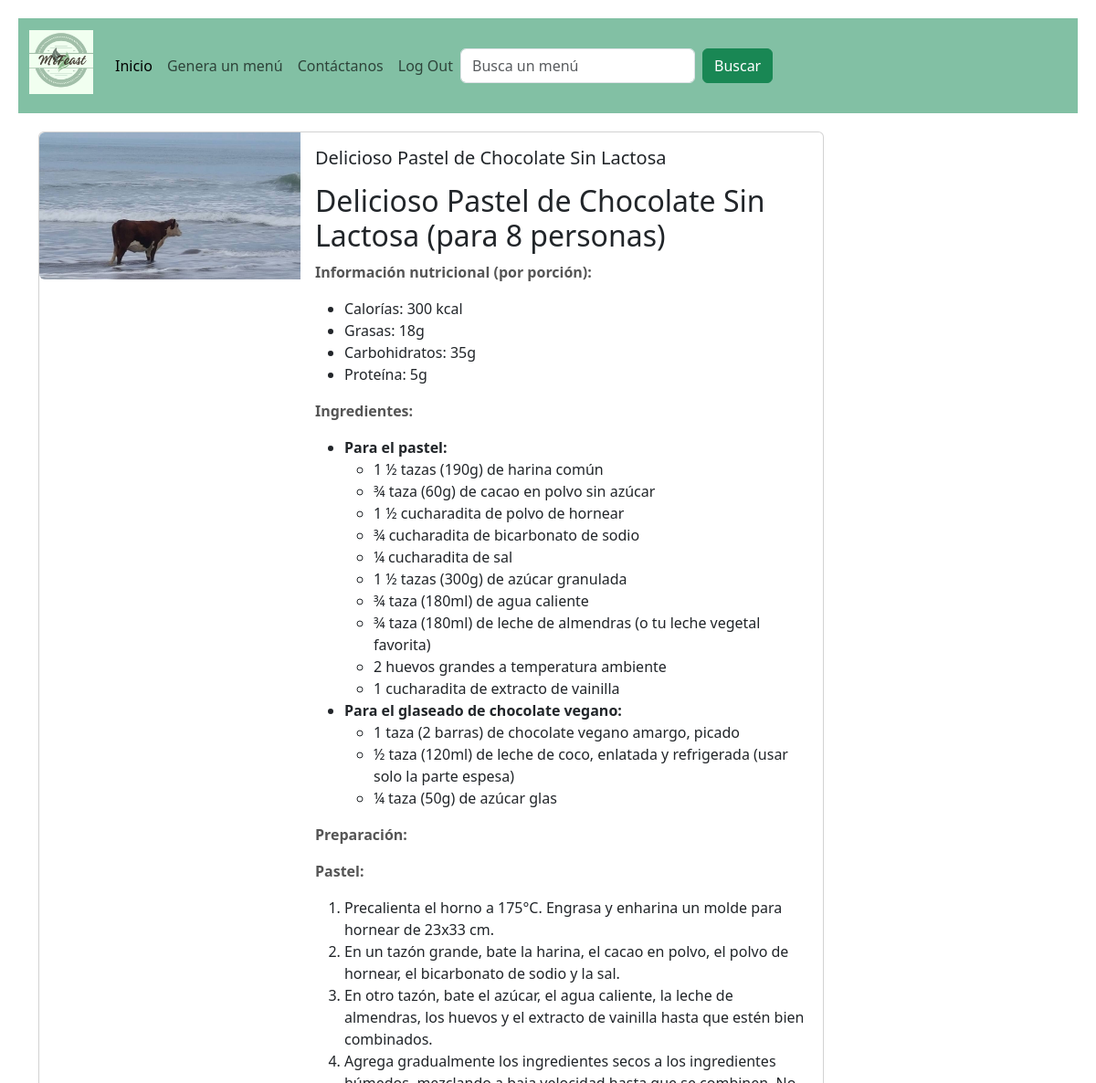
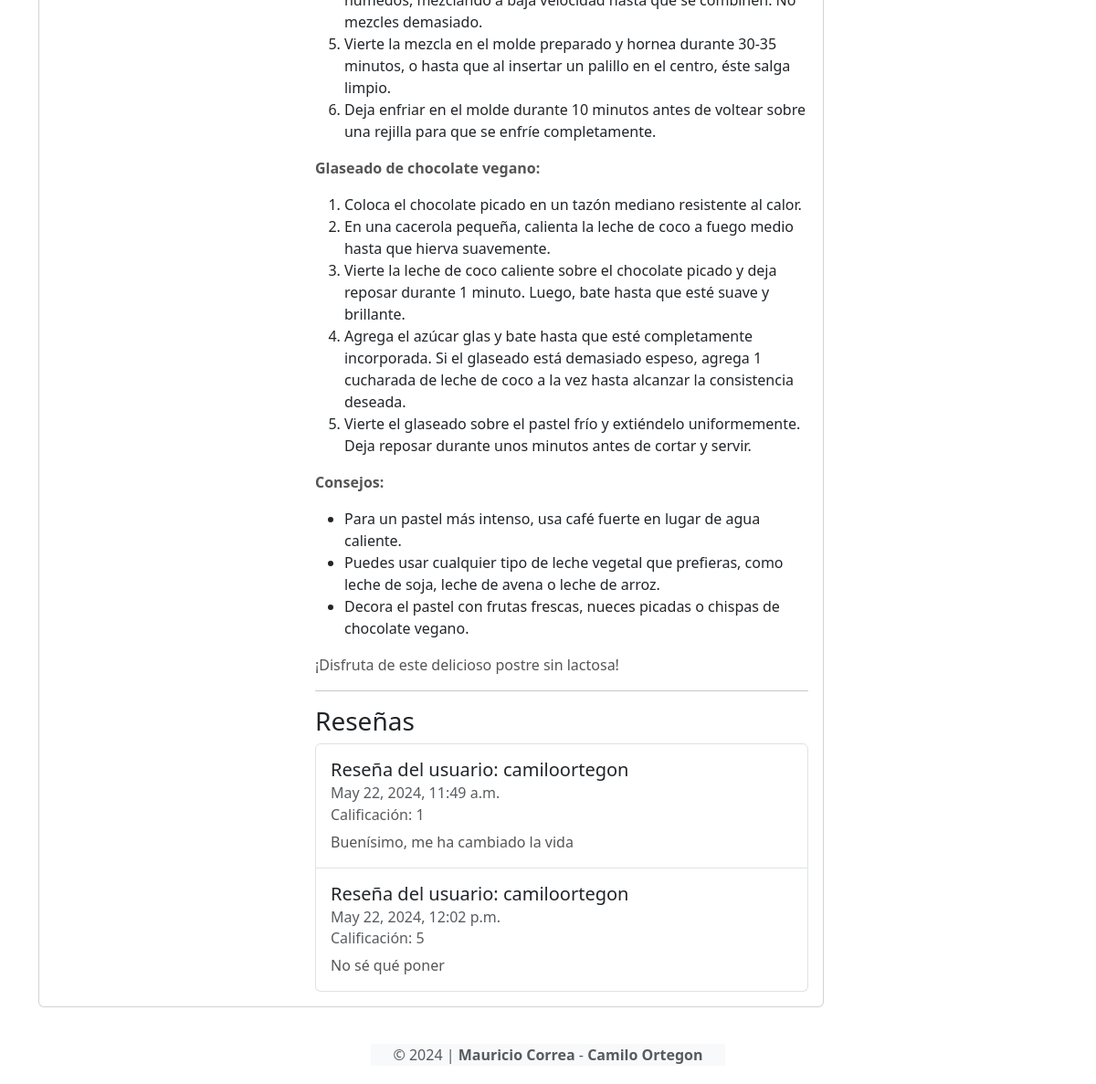
Page /portal/menu/2/ on the committed database (2 pictures, top to bottom).
### food/models.py (models this page shows, shortened)
class Menu(models.Model):
    title = models.CharField(max_length=100)
    descripcion = models.CharField(max_length=2000)
    imagen = models.ImageField(upload_to='menu/images/')

class Review(models.Model):
    user = models.ForeignKey(User, on_delete=models.CASCADE)  # Un usuario puede crear múltiples reseñas
    menu = models.ForeignKey(Menu, on_delete=models.CASCADE)
    text = models.CharField(max_length=100)
    date = models.DateTimeField(auto_now_add=True)  # Se llenará automáticamente con la fecha actual
    favorito = models.BooleanField()
    calificacion = models.IntegerField(default=1, validators=[MaxValueValidator(5), MinValueValidator(1)])

### food/views.py (the view)
# urls.py: path('menu/<int:pk>/', MenuDetailView.as_view(), name='detail'),
class MenuDetailView(DetailView):
    model = Menu
    template_name = 'detail.html'
    context_object_name = 'menu'  # Usar 'menu' en la plantilla para acceder al objeto
    def get_context_data(self, **kwargs):
        context = super().get_context_data(**kwargs)
        menu = self.object
        menu.descripcion = markdown2.markdown(menu.descripcion)
        context['reviews'] = Review.objects.filter(menu=menu)
        return context

### food/templates/detail.html (shortened to what this page needs)
{% extends 'base.html' %}
{% block content %}
<div class="card mb-3" style="max-width: 860px;">
    <div class="row g-0">
        <div class="col-md-4">
            <img src="{{ menu.imagen.url }}" class="img-fluid rounded-start" alt="Imagen de {{ menu.title }}">
        </div>
        <div class="col-md-8">
            <div class="card-body">
                <h5 class="card-title">{{ menu.title }}</h5>
                <p class="card-text">{{ menu.descripcion|safe }}</p>
                <hr />
                <h3>Reseñas</h3>
                <ul class="list-group">
                    {% for review in reviews %}
                    <li class="list-group-item pb-3 pt-3">
                        <h5 class="card-title">Reseña del usuario: {{ review.user.username }}</h5>
                        <h6 class="card-subtitle mb-2 text-muted">{{ review.date }}</h6>
                        <h6 class="card-subtitle mb-2 text-muted">Calificación: {{ review.calificacion }}</h6>
                        <p class="card-text">{{ review.text }}</p>
                    </li>
                    {% empty %}
                    <li class="list-group-item">No hay reseñas para este menú.</li>
                    {% endfor %}
                </ul>
            </div>
        </div>
    </div>
</div>
{% endblock content %}

### food/templates/base.html (style rules this page uses)
h2 { color: #82C0A4; font-size: 1.2em; margin-bottom: 10px; }
p { color: #555; }

### rows in the picture
Menu: imagen (picture), title "Delicioso Pastel de Chocolate Sin Lactosa", descripcion "Delicioso Pastel de Chocolate Sin Lactosa (para 8 personas) Información nutricional (por porción): Calorías: 300 kcal Grasas: 18g Carbohidratos: 35g Proteína: 5g Ingredientes: Para el pastel: 1 ½ tazas (190g) de harina común ¾ taza (60g) de cacao en polvo sin azúcar 1 ½ cucharadita de polvo de hornear ¾ cucharadita de bicarbonato de sodio ¼ cucharadita de sal 1 ½ tazas (300g) de azúcar granulada ¾ taza (180ml) de agua caliente ¾ taza (180ml) de leche de almendras (o tu leche vegetal favorita) 2 huevos grandes a temperatura ambiente 1 cucharadita de extracto de vainilla Para el glaseado de chocolate vegano: 1 taza (2 barras) de chocolate vegano amargo, picado ½ taza (120ml) de leche de coco,…"
Review: user.username "camiloortegon", date "May 22, 2024, 11:49 a.m.", calificacion "1", text "Buenísimo, me ha cambiado la vida"
Review: user.username "camiloortegon", date "May 22, 2024, 12:02 p.m.", calificacion "5", text "No sé qué poner"
